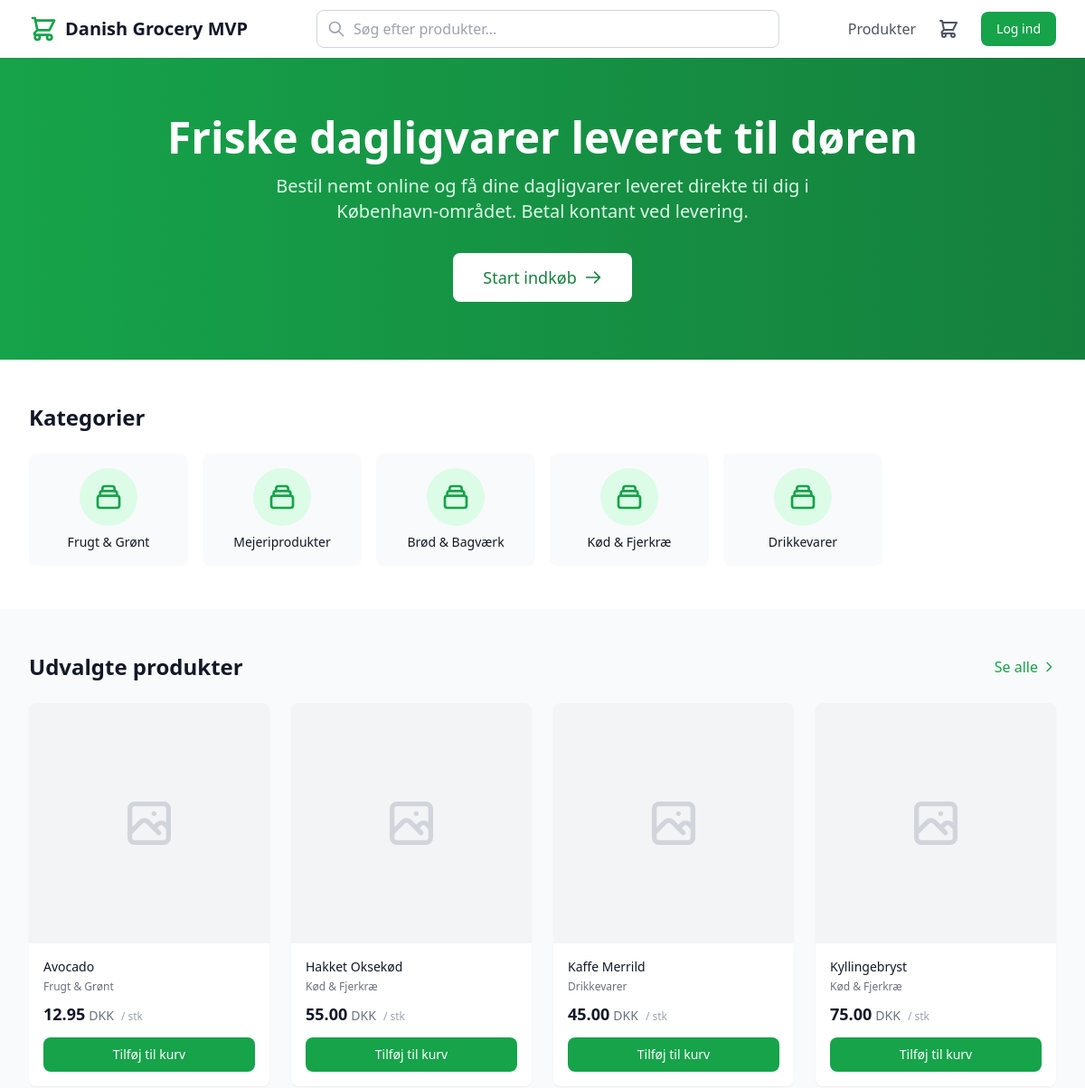
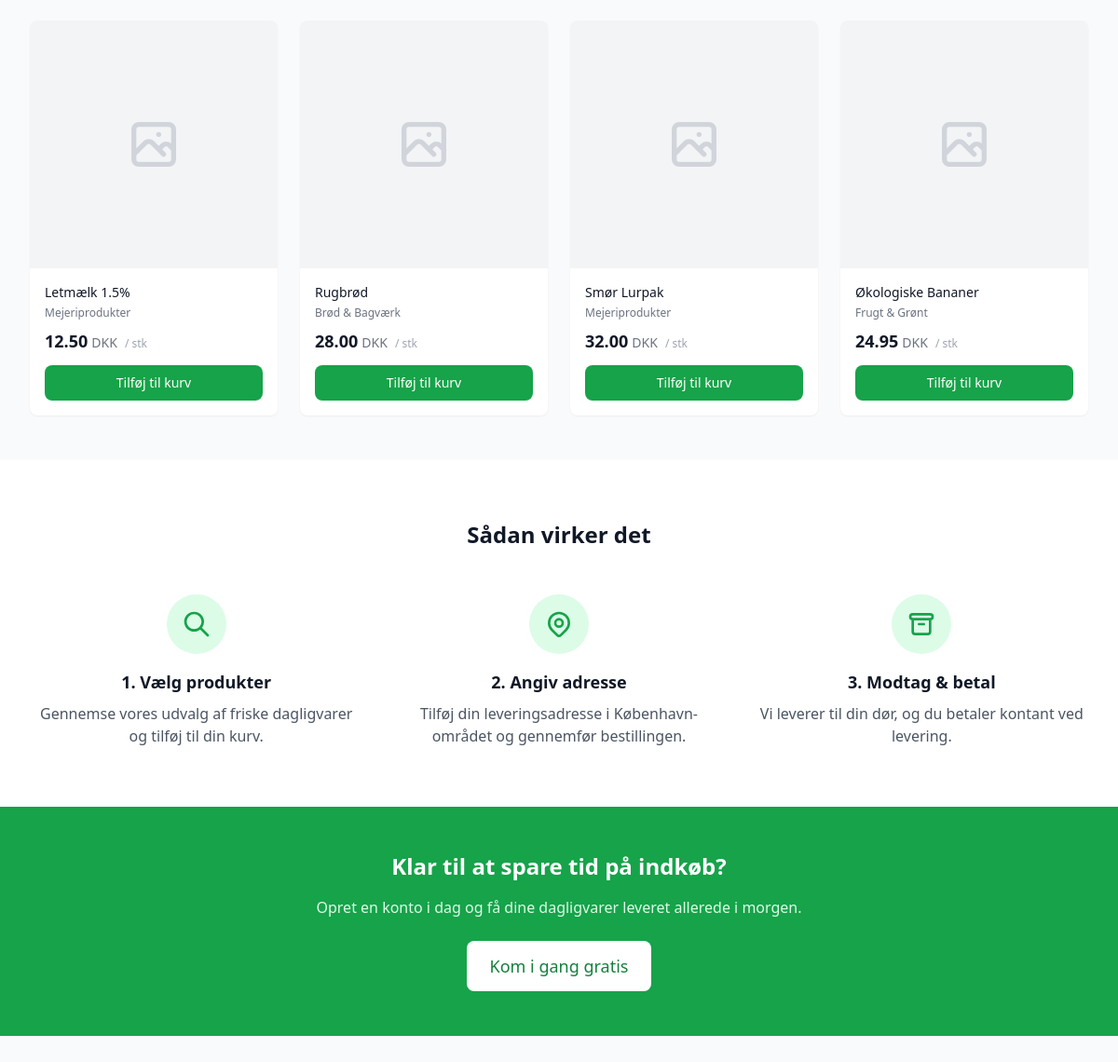
The page / on the database its author committed (2 pictures, top to bottom).
### app/models/product.py (models this page shows, shortened)
class Category(Base, TimestampMixin):
    __tablename__ = "categories"
    id: Mapped[uuid.UUID] = mapped_column(
        GUID(),
        primary_key=True,
        default=uuid.uuid4,
    )
    name: Mapped[str] = mapped_column(String(100), nullable=False)
    slug: Mapped[str] = mapped_column(String(100), unique=True, nullable=False, index=True)
    description: Mapped[Optional[str]] = mapped_column(Text, nullable=True)
    image_url: Mapped[Optional[str]] = mapped_column(String(500), nullable=True)
    parent_id: Mapped[Optional[uuid.UUID]] = mapped_column(
        GUID(),
        ForeignKey("categories.id"),
        nullable=True,
    )
    sort_order: Mapped[int] = mapped_column(Integer, default=0)
    is_active: Mapped[bool] = mapped_column(Boolean, default=True)
    parent: Mapped[Optional["Category"]] = relationship(
        "Category",
        remote_side="Category.id",
        back_populates="children",
    )
    children: Mapped[list["Category"]] = relationship(
        "Category",
        back_populates="parent",
        lazy="selectin",
    )
    products: Mapped[list["Product"]] = relationship(
        "Product",
        back_populates="category",
        lazy="selectin",
    )

class Product(Base, TimestampMixin):
    __tablename__ = "products"
    id: Mapped[uuid.UUID] = mapped_column(
        GUID(),
        primary_key=True,
        default=uuid.uuid4,
    )
    name: Mapped[str] = mapped_column(String(200), nullable=False, index=True)
    slug: Mapped[str] = mapped_column(String(200), unique=True, nullable=False, index=True)
    description: Mapped[Optional[str]] = mapped_column(Text, nullable=True)
    price: Mapped[Decimal] = mapped_column(Numeric(10, 2), nullable=False)
    unit: Mapped[str] = mapped_column(String(20), default="stk")
    image_url: Mapped[Optional[str]] = mapped_column(String(500), nullable=True)
    category_id: Mapped[Optional[uuid.UUID]] = mapped_column(
        GUID(),
        ForeignKey("categories.id"),
        nullable=True,
    )
    stock_quantity: Mapped[int] = mapped_column(Integer, default=0)
    is_active: Mapped[bool] = mapped_column(Boolean, default=True)
    is_featured: Mapped[bool] = mapped_column(Boolean, default=False)
    category: Mapped[Optional["Category"]] = relationship(
        "Category",
        back_populates="products",
    )
    order_items: Mapped[list["OrderItem"]] = relationship(
        "OrderItem",
        back_populates="product",
    )

### app/pages.py (the view)
@router.get("/", response_class=HTMLResponse)
async def home(
    request: Request,
    db: DbSession,
    user: CurrentUserOptional,
):
    product_service = ProductService(db)
    featured_products, _ = await product_service.list_products(
        page=1,
        limit=8,
        is_featured=True,
    )
    categories = await product_service.list_categories()
    context = get_base_context(request, user)
    context.update({
        "featured_products": featured_products,
        "categories": categories,
    })
    return templates.TemplateResponse("home.html", context)

### app/templates/home.html (shortened to what this page needs)
{% extends "base.html" %}
{% block content %}
<section class="bg-gradient-to-r from-primary-600 to-primary-700 text-white py-16">
    <div class="max-w-7xl mx-auto px-4 sm:px-6 lg:px-8">
        <div class="text-center">
            <h1 class="text-4xl md:text-5xl font-bold mb-4">
                Friske dagligvarer leveret til døren
            </h1>
            <p class="text-xl text-primary-100 mb-8 max-w-2xl mx-auto">
                Bestil nemt online og få dine dagligvarer leveret direkte til dig i København-området.
                Betal kontant ved levering.
            </p>
            <a href="/products"
               class="inline-flex items-center px-8 py-3 border border-transparent text-lg font-medium rounded-lg text-primary-700 bg-white hover:bg-primary-50 transition-colors">
                Start indkøb
                <svg class="ml-2 h-5 w-5" fill="none" stroke="currentColor" viewBox="0 0 24 24">
                    <path stroke-linecap="round" stroke-linejoin="round" stroke-width="2" d="M14 5l7 7m0 0l-7 7m7-7H3"/>
                </svg>
            </a>
        </div>
    </div>
</section>
{% if categories %}
<section class="py-12 bg-white">
    <div class="max-w-7xl mx-auto px-4 sm:px-6 lg:px-8">
        <h2 class="text-2xl font-bold text-gray-900 mb-6">Kategorier</h2>
        <div class="grid grid-cols-2 md:grid-cols-4 lg:grid-cols-6 gap-4">
            {% for category in categories %}
            <a href="/products?category={{ category.slug }}"
               class="flex flex-col items-center p-4 bg-gray-50 rounded-lg hover:bg-primary-50 hover:ring-2 hover:ring-primary-500 transition-all">
                {% if category.image_url %}
                <img src="{{ category.image_url }}" alt="{{ category.name }}" class="h-16 w-16 object-contain mb-2">
                {% else %}
                <div class="h-16 w-16 bg-primary-100 rounded-full flex items-center justify-center mb-2">
                </div>
                {% endif %}
                <span class="text-sm font-medium text-gray-900 text-center">{{ category.name }}</span>
            </a>
            {% endfor %}
        </div>
    </div>
</section>
{% endif %}
{% if featured_products %}
<section class="py-12 bg-gray-50">
    <div class="max-w-7xl mx-auto px-4 sm:px-6 lg:px-8">
        <div class="flex items-center justify-between mb-6">
            <h2 class="text-2xl font-bold text-gray-900">Udvalgte produkter</h2>
            <a href="/products?featured=true" class="text-primary-600 hover:text-primary-700 font-medium flex items-center">
                Se alle
                <svg class="ml-1 h-4 w-4" fill="none" stroke="currentColor" viewBox="0 0 24 24">
                    <path stroke-linecap="round" stroke-linejoin="round" stroke-width="2" d="M9 5l7 7-7 7"/>
                </svg>
            </a>
        </div>
        <div class="grid grid-cols-2 md:grid-cols-3 lg:grid-cols-4 gap-6">
            {% for product in featured_products %}
            {% include "components/product_card.html" %}
            {% endfor %}
        </div>
    </div>
</section>
{% endif %}
<section class="py-16 bg-white">
    <div class="max-w-7xl mx-auto px-4 sm:px-6 lg:px-8">
        <h2 class="text-2xl font-bold text-gray-900 text-center mb-12">Sådan virker det</h2>
        <div class="grid md:grid-cols-3 gap-8">
            <div class="text-center">
                <div class="inline-flex items-center justify-center h-16 w-16 rounded-full bg-primary-100 text-primary-600 mb-4">
                    <svg class="h-8 w-8" fill="none" stroke="currentColor" viewBox="0 0 24 24">
                        <path stroke-linecap="round" stroke-linejoin="round" stroke-width="2"
                              d="M21 21l-6-6m2-5a7 7 0 11-14 0 7 7 0 0114 0z"/>
                    </svg>
                </div>
                <h3 class="text-lg font-semibold text-gray-900 mb-2">1. Vælg produkter</h3>
                <p class="text-gray-600">
                    Gennemse vores udvalg af friske dagligvarer og tilføj til din kurv.
                </p>
            </div>
            <div class="text-center">
                <div class="inline-flex items-center justify-center h-16 w-16 rounded-full bg-primary-100 text-primary-600 mb-4">
                </div>
                <h3 class="text-lg font-semibold text-gray-900 mb-2">2. Angiv adresse</h3>
                <p class="text-gray-600">
                    Tilføj din leveringsadresse i København-området og gennemfør bestillingen.
                </p>
            </div>
            <div class="text-center">
                <div class="inline-flex items-center justify-center h-16 w-16 rounded-full bg-primary-100 text-primary-600 mb-4">
                    <svg class="h-8 w-8" fill="none" stroke="currentColor" viewBox="0 0 24 24">
                        <path stroke-linecap="round" stroke-linejoin="round" stroke-width="2"
                              d="M5 8h14M5 8a2 2 0 110-4h14a2 2 0 110 4M5 8v10a2 2 0 002 2h10a2 2 0 002-2V8m-9 4h4"/>
                    </svg>
                </div>
                <h3 class="text-lg font-semibold text-gray-900 mb-2">3. Modtag & betal</h3>
                <p class="text-gray-600">
                    Vi leverer til din dør, og du betaler kontant ved levering.
                </p>
            </div>
        </div>
    </div>
</section>
<section class="py-12 bg-primary-600">
    <div class="max-w-7xl mx-auto px-4 sm:px-6 lg:px-8 text-center">
        <h2 class="text-2xl font-bold text-white mb-4">
            Klar til at spare tid på indkøb?
        </h2>
        <p class="text-primary-100 mb-6">
            Opret en konto i dag og få dine dagligvarer leveret allerede i morgen.
        </p>
        {% if not user %}
        <a href="/login"
           class="inline-flex items-center px-6 py-3 border border-transparent text-lg font-medium rounded-lg text-primary-700 bg-white hover:bg-primary-50">
            Kom i gang gratis
        </a>
        {% else %}
        <a href="/products"
           class="inline-flex items-center px-6 py-3 border border-transparent text-lg font-medium rounded-lg text-primary-700 bg-white hover:bg-primary-50">
            Start indkøb
        </a>
        {% endif %}
    </div>
</section>
{% endblock %}

### app/templates/base.html (shortened to what this page needs)
<!DOCTYPE html>
<html lang="da" class="h-full">
<head>
    <script src="https://cdn.tailwindcss.com"></script>
</head>
<body class="h-full bg-gray-50" x-data="appState()" x-init="init()">
    {% include "components/header.html" %}
    <main class="min-h-screen">
        {% block content %}{% endblock %}
    </main>
</body>
</html>

### app/templates/components/header.html (shortened to what this page needs)
<header class="bg-white shadow-sm sticky top-0 z-40">
    <div class="max-w-7xl mx-auto px-4 sm:px-6 lg:px-8">
        <div class="flex items-center justify-between h-16">
            <a href="/" class="flex items-center space-x-2">
                <span class="text-xl font-bold text-gray-900">{{ app_name }}</span>
            </a>
            <div class="hidden md:flex flex-1 max-w-lg mx-8">
                <form action="/products" method="GET" class="w-full">
                    <div class="relative">
                        <input type="text" name="q" placeholder="Søg efter produkter..."
                               class="w-full pl-10 pr-4 py-2 border border-gray-300 rounded-lg focus:ring-2 focus:ring-primary-500 focus:border-transparent">
                        <div class="absolute inset-y-0 left-0 pl-3 flex items-center pointer-events-none">
                        </div>
                    </div>
                </form>
            </div>
            <div class="flex items-center space-x-4">
                <a href="/products" class="hidden sm:block text-gray-600 hover:text-gray-900">
                    Produkter
                </a>
                <button @click="$store.cart.toggle()"
                        class="relative p-2 text-gray-600 hover:text-gray-900">
                    <svg class="h-6 w-6" fill="none" stroke="currentColor" viewBox="0 0 24 24">
                        <path stroke-linecap="round" stroke-linejoin="round" stroke-width="2"
                              d="M3 3h2l.4 2M7 13h10l4-8H5.4M7 13L5.4 5M7 13l-2.293 2.293c-.63.63-.184 1.707.707 1.707H17m0 0a2 2 0 100 4 2 2 0 000-4zm-8 2a2 2 0 11-4 0 2 2 0 014 0z"/>
                    </svg>
                </button>
                {% if user %}
                <div x-data="{ open: false }" class="relative">
                    <button @click="open = !open"
                            class="flex items-center space-x-2 text-gray-600 hover:text-gray-900">
                        <div class="h-8 w-8 rounded-full bg-primary-100 flex items-center justify-center">
                            <span class="text-primary-700 font-medium">
                                {{ (user.display_name or user.email or user.phone or 'U')[0]|upper }}
                            </span>
                        </div>
                        <svg class="h-4 w-4" fill="none" stroke="currentColor" viewBox="0 0 24 24">
                            <path stroke-linecap="round" stroke-linejoin="round" stroke-width="2" d="M19 9l-7 7-7-7"/>
                        </svg>
                    </button>
                    <div x-show="open" @click.away="open = false" x-cloak
                         x-transition:enter="transition ease-out duration-100"
                         x-transition:enter-start="transform opacity-0 scale-95"
                         x-transition:enter-end="transform opacity-100 scale-100"
                         x-transition:leave="transition ease-in duration-75"
                         x-transition:leave-start="transform opacity-100 scale-100"
                         x-transition:leave-end="transform opacity-0 scale-95"
                         class="absolute right-0 mt-2 w-48 bg-white rounded-lg shadow-lg py-1 z-50">
                        <div class="px-4 py-2 border-b">
                            <p class="text-sm font-medium text-gray-900">
                                {{ user.display_name or 'Bruger' }}
                            </p>
                            <p class="text-xs text-gray-500 truncate">
                                {{ user.email or user.phone }}
                            </p>
                        </div>
                        <a href="/profile" class="block px-4 py-2 text-sm text-gray-700 hover:bg-gray-100">
                            Min profil
                        </a>
                        <a href="/orders" class="block px-4 py-2 text-sm text-gray-700 hover:bg-gray-100">
                            Mine ordrer
                        </a>
                        <form action="/api/auth/logout" method="POST" class="border-t">
                            <button type="submit" class="w-full text-left px-4 py-2 text-sm text-red-600 hover:bg-gray-100">
                                Log ud
                            </button>
                        </form>
                    </div>
                </div>
                {% else %}
                <a href="/login"
                   class="inline-flex items-center px-4 py-2 border border-transparent text-sm font-medium rounded-lg text-white bg-primary-600 hover:bg-primary-700">
                    Log ind
                </a>
                {% endif %}
            </div>
        </div>
    </div>
</header>

### app/templates/components/product_card.html (shortened to what this page needs)
<div class="bg-white rounded-lg shadow-sm overflow-hidden hover:shadow-md transition-shadow duration-200 group">
    <a href="/products/{{ product.slug }}" class="block aspect-square bg-gray-100 overflow-hidden">
        {% if product.image_url %}
        <img src="{{ product.image_url }}"
             alt="{{ product.name }}"
             class="w-full h-full object-cover group-hover:scale-105 transition-transform duration-200">
        {% else %}
        <div class="w-full h-full flex items-center justify-center">
        </div>
        {% endif %}
    </a>
    <div class="p-4">
        <a href="/products/{{ product.slug }}" class="block">
            <h3 class="text-sm font-medium text-gray-900 line-clamp-2 hover:text-primary-600">
                {{ product.name }}
            </h3>
        </a>
        {% if product.category %}
        <p class="mt-1 text-xs text-gray-500">{{ product.category.name }}</p>
        {% endif %}
        <div class="mt-2 flex items-baseline">
            <span class="text-lg font-bold text-gray-900">{{ "%.2f"|format(product.price) }}</span>
            <span class="ml-1 text-sm text-gray-500">{{ currency }}</span>
            <span class="ml-2 text-xs text-gray-400">/ {{ product.unit }}</span>
        </div>
        <button x-data="{ loading: false }"
                @click="
                    loading = true;
                    $store.cart.add('{{ product.id }}', 1, {
                        name: '{{ product.name | e }}',
                        slug: '{{ product.slug }}',
                        price: {{ product.price }},
                        unit: '{{ product.unit }}',
                        image_url: '{{ product.image_url or '' }}'
                    }).finally(() => loading = false)
                "
                :disabled="loading"
                class="mt-3 w-full flex items-center justify-center px-4 py-2 border border-transparent rounded-lg text-sm font-medium text-white bg-primary-600 hover:bg-primary-700 disabled:opacity-50 disabled:cursor-not-allowed transition-colors duration-200">
            <span x-show="!loading">Tilføj til kurv</span>
        </button>
    </div>
</div>

### rows shown on the page
Category: name "Frugt & Grønt"
Category: name "Mejeriprodukter"
Category: name "Brød & Bagværk"
Category: name "Kød & Fjerkræ"
Category: name "Drikkevarer"
Product: name "Avocado", category.name "Frugt & Grønt", price "12.95", currency "DKK", unit "stk"
Product: name "Hakket Oksekød", category.name "Kød & Fjerkræ", price "55.00", currency "DKK", unit "stk"
Product: name "Kaffe Merrild", category.name "Drikkevarer", price "45.00", currency "DKK", unit "stk"
Product: name "Kyllingebryst", category.name "Kød & Fjerkræ", price "75.00", currency "DKK", unit "stk"
Product: name "Letmælk 1.5%", category.name "Mejeriprodukter", price "12.50", currency "DKK", unit "stk"
Product: name "Rugbrød", category.name "Brød & Bagværk", price "28.00", currency "DKK", unit "stk"
Product: name "Smør Lurpak", category.name "Mejeriprodukter", price "32.00", currency "DKK", unit "stk"
Product: name "Økologiske Bananer", category.name "Frugt & Grønt", price "24.95", currency "DKK", unit "stk"

### other values the page prints
{{ app_name }} "Danish Grocery MVP"
